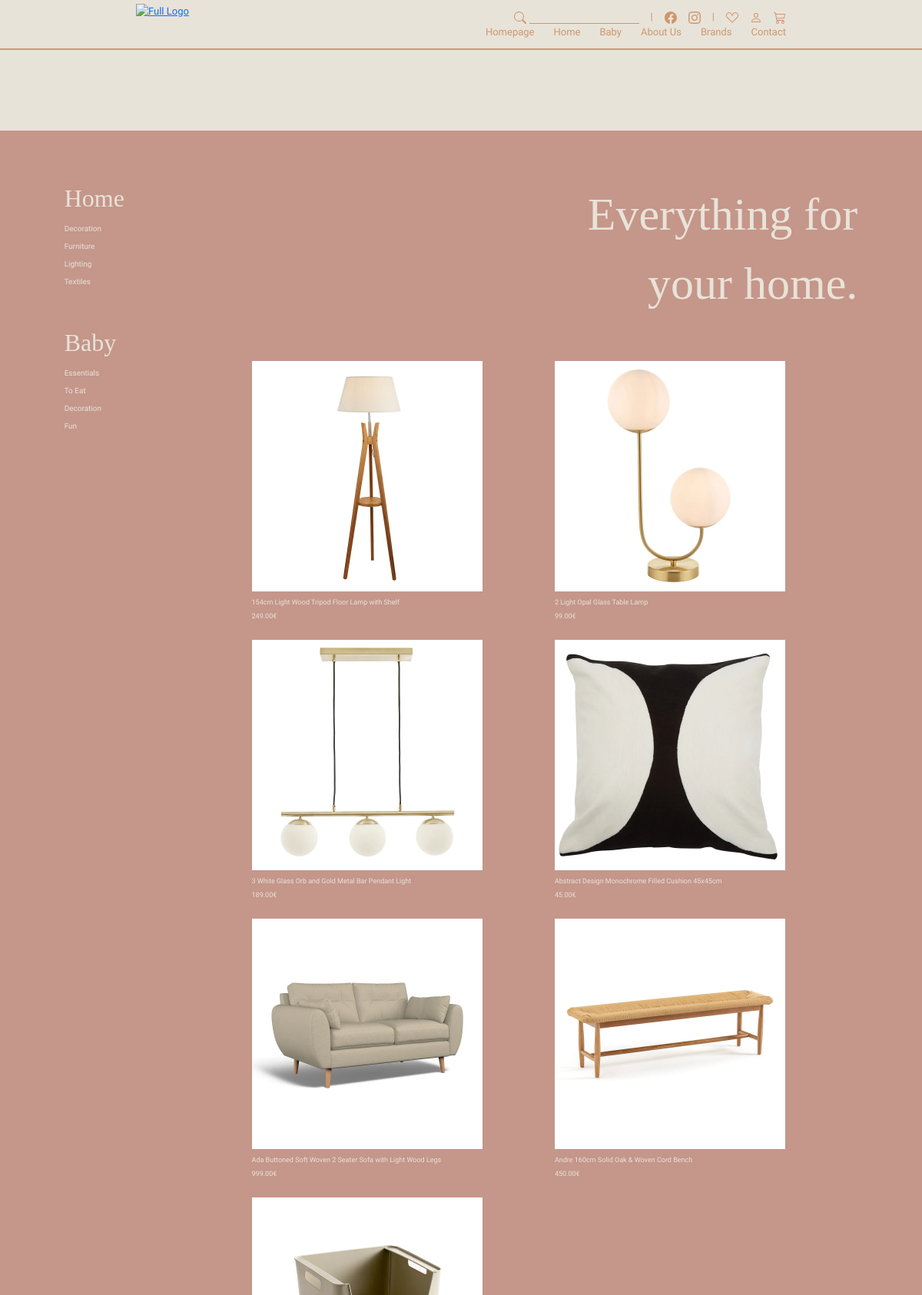
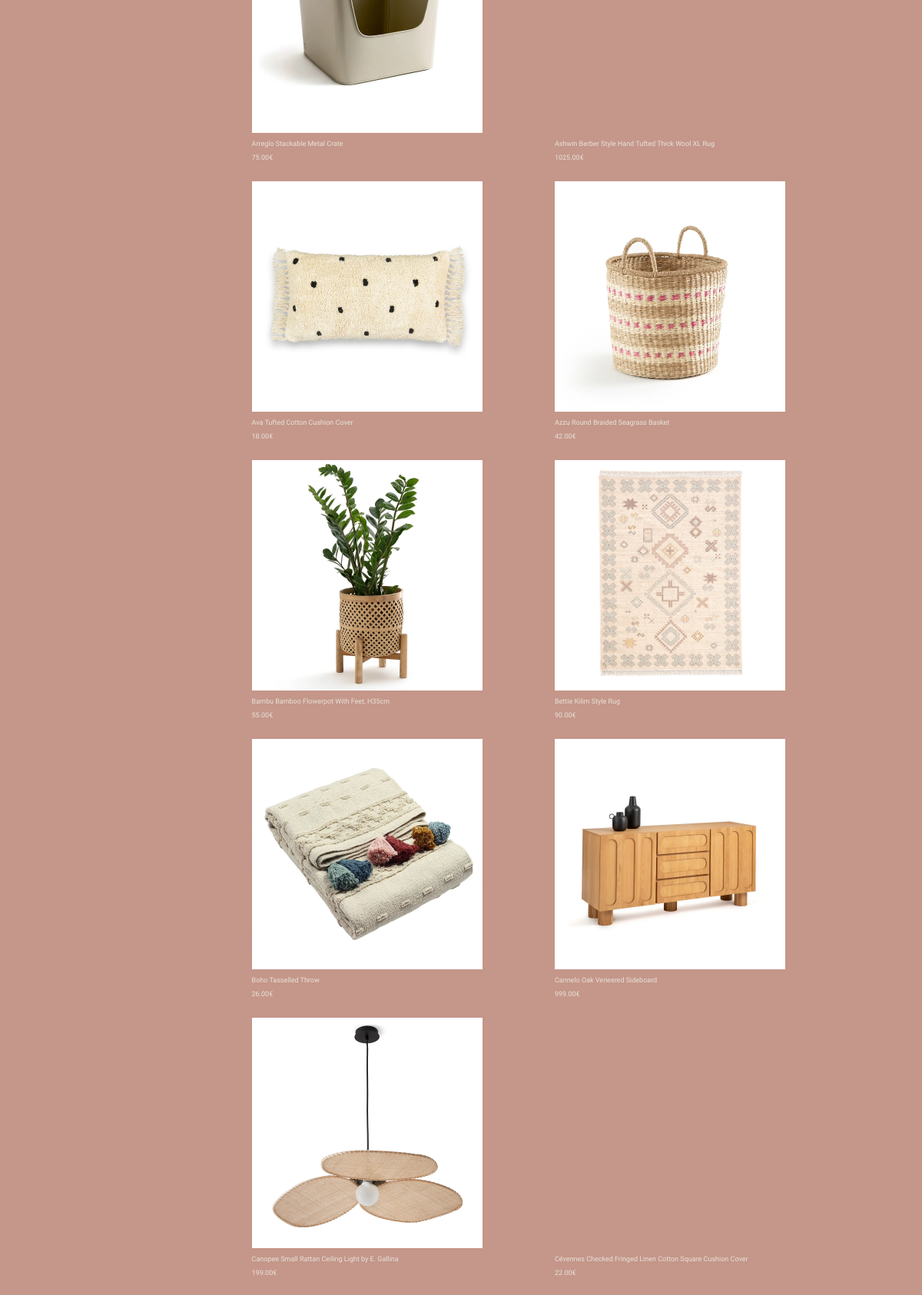
The app's page /home.php (upper part) with its own data (2 pictures, top to bottom).
### tables this page shows
CREATE TABLE `produtos` (
  `ID` int(11) NOT NULL,
  `titulo` varchar(500) DEFAULT NULL,
  `ID_marca` int(11) NOT NULL,
  `preco` decimal(10,2) DEFAULT NULL,
  `descricao` varchar(1500) DEFAULT NULL,
  `ID_categoria` int(11) NOT NULL,
  `ID_sub_categoria` int(11) DEFAULT NULL,
  `ID_tipo_produto` int(11) NOT NULL,
  `img1` varchar(300) DEFAULT NULL,
  `img2` varchar(300) DEFAULT NULL,
  `img3` varchar(300) DEFAULT NULL,
  `img4` varchar(300) DEFAULT NULL
);

### home.php (the view, shortened to what this page needs)
<?php
include 'inc/config.php';
include "header.php";
?>
<section id="home" class="p-5 d-flex justify-content-around">
    <div class="links pt-3 d-flex flex-column">
        <div class="home d-flex flex-column active">
            <a href="home.php" class="cat">Home</a>
            <a href="home_decoration.php" class="subCat pt-2">Decoration</a>
            <a href="home_furniture.php" class="subCat pt-2">Furniture</a>
            <a href="home_lighting.php" class="subCat pt-2">Lighting</a>
            <a href="home_textiles.php" class="subCat pt-2">Textiles</a>
        </div>
        <div class="baby d-flex flex-column mt-5">
            <a href="baby.php" class="cat">Baby</a>
            <a href="baby_essentials.php" class="subCat pt-2">Essentials</a>
            <a href="baby_toeat.php" class="subCat pt-2">To Eat</a>
            <a href="baby_decoration.php" class="subCat pt-2">Decoration</a>
            <a href="baby_fun.php" class="subCat pt-2">Fun</a>
        </div>
    </div>
    <div class="main pt-3 d-flex flex-column">
        <div class="title mb-4">
            <div class="title1">Everything for</div>
            <div class="title2">your home.</div>
        </div>
        <div class="mt-2 produtos d-flex flex-wrap justify-content-evenly">
        <?php
            $sql = "SELECT produtos.ID, titulo, preco, marca, img1 FROM produtos LEFT JOIN marcas ON produtos.ID_marca=marcas.marca WHERE ID_categoria=1 ORDER BY titulo";
            $result = $conn->query($sql);
            while($row = $result->fetch_assoc()){ ?>
                <div class="produto d-flex flex-column mt-4">
                    <a>
                        <div class="pdtImg" style="background-image: url('<?= $row['img1'] ?>');">
                        </div>
                        <div class="details">
                            <div class="m-0 pt-2 tex-wrap"><?= $row['titulo'] ?></div>
                            <div class="m-0 pt-1"><?= $row['preco'] ?>€</div>
                        </div>
                    </a>
                </div>
        <?php } ?>
        </div>
    </div>
</section>
<?php
include "footer.php";
?>

### inc/style.css (style rules this page uses)
* { box-sizing: border-box; margin: 0; padding: 0; }
body { font-family: "Krona One", sans-serif; padding-top: 170px; background-color: #E8E3D8; }
::placeholder { color: #ce976d88; font-size: x-small; }
#home { background-color: #C5968A; color: #E8E3D8; width: 100%; }
#home .cat { color: #E8E3D8; text-decoration: none; font-family: kawoszeh; font-size: xx-large; }
#home .subCat { color: #E8E3D8; text-decoration: none; font-family: krona one; font-size: x-small; }
#home .main { width: 80%; }
#home .title { text-align: right; width: 100%; }
#home .title div { font-family: kawoszeh; font-size: 60px; }
#home .produto { width: 300px; }
#home .produtos a, #home .details { font-family: krona one; font-size: xx-small; color: #E8E3D8; text-decoration: none; }
#home .pdtImg { background-size: cover; width: 300px; height: 300px; position: relative; }
#home .btnProductDetail a { font-size: xx-small; background-color: #C5968A; color: white; position: absolute; top: 35%; left: 20%; margin: 0; padding: 10px 20px; margin-top: 10px; }

### records on screen
produtos: img1 (picture), titulo "154cm Light Wood Tripod Floor Lamp with Shelf", preco "249.00"
produtos: img1 (picture), titulo "2 Light Opal Glass Table Lamp", preco "99.00"
produtos: img1 (picture), titulo "3 White Glass Orb and Gold Metal Bar Pendant Light", preco "189.00"
produtos: img1 (picture), titulo "Abstract Design Monochrome Filled Cushion 45x45cm", preco "45.00"
produtos: img1 (picture), titulo "Ada Buttoned Soft Woven 2 Seater Sofa with Light Wood Legs", preco "999.00"
produtos: img1 (picture), titulo "Andre 160cm Solid Oak & Woven Cord Bench", preco "450.00"
produtos: img1 (picture), titulo "Arreglo Stackable Metal Crate", preco "75.00"
produtos: titulo "Ashwin Berber Style Hand Tufted Thick Wool XL Rug", preco "1025.00"
produtos: img1 (picture), titulo "Ava Tufted Cotton Cushion Cover", preco "18.00"
produtos: img1 (picture), titulo "Azzu Round Braided Seagrass Basket", preco "42.00"
produtos: img1 (picture), titulo "Bambu Bamboo Flowerpot With Feet, H35cm", preco "55.00"
produtos: img1 (picture), titulo "Bettie Kilim Style Rug", preco "90.00"
produtos: img1 (picture), titulo "Boho Tasselled Throw", preco "26.00"
produtos: img1 (picture), titulo "Cannelo Oak Veneered Sideboard", preco "999.00"
produtos: img1 (picture), titulo "Canopee Small Rattan Ceiling Light by E. Gallina", preco "199.00"
produtos: titulo "Cévennes Checked Fringed Linen Cotton Square Cushion Cover", preco "22.00"
